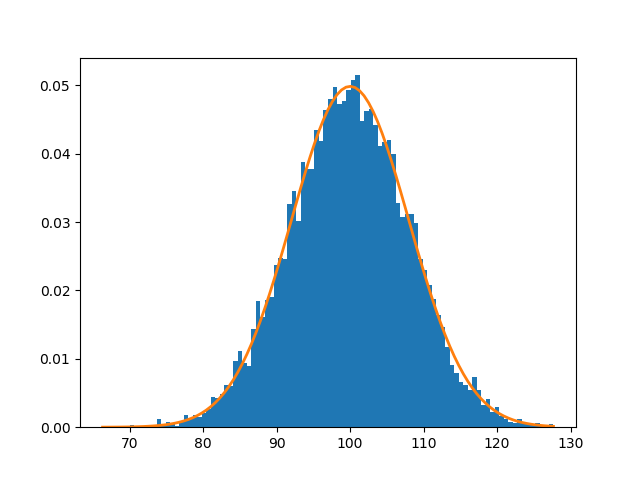

Recreate this plot in Python.
import numpy as np
import pylab

mu, sigma = 100., 8.
samples = np.random.normal(loc=mu, scale=sigma, size=10000)
counts, bins, patches = pylab.hist(samples, bins=100, normed=True)
pylab.plot(bins, 1/(sigma * np.sqrt(2 * np.pi)) * np.exp( -(bins - mu)**2 / (2 * sigma**2) ), lw=2)
pylab.savefig('normal_distribution.png')
